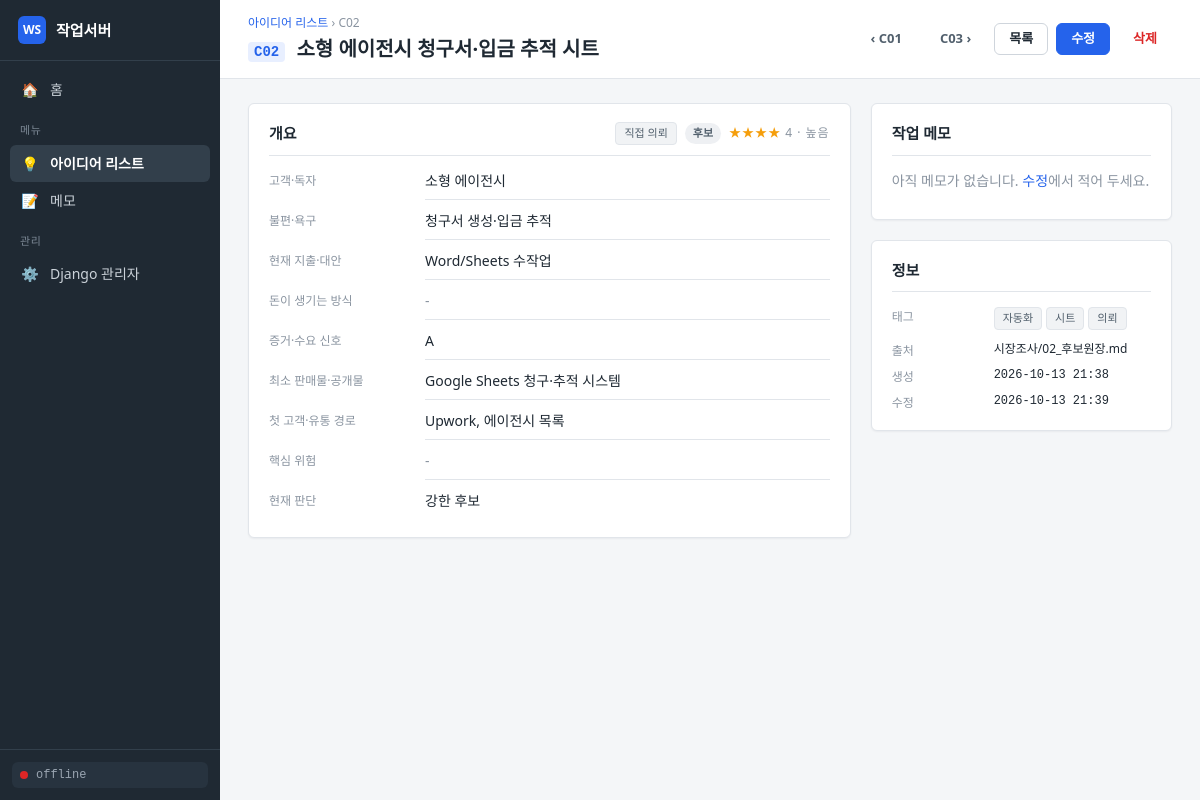
Page /ideas/2/ on the committed database.
### apps/ideas/models.py (models this page shows, shortened)
class Idea(models.Model):
    class Category(models.TextChoices):
        REQUEST = "request", "직접 의뢰"
        MARKET = "market", "마켓 상품"
        PRODUCT = "product", "독립 상품·도구"
        CONTENT = "content", "플랫폼 글"
        SOCIAL = "social", "소셜 콘텐츠"
        SEARCH = "search", "검색·제휴"
        DATA = "data", "데이터"
        ASSET = "asset", "스톡·에셋"
        OTHER = "other", "기타"
    class Status(models.TextChoices):
        CANDIDATE = "candidate", "후보"
        REVIEW = "review", "검토중"
        EXPERIMENT = "experiment", "초기 실험군"
        ACTIVE = "active", "진행중"
        RESERVE = "reserve", "예비축"
        HOLD = "hold", "보류"
        DROPPED = "dropped", "폐기"
    PRIORITY_CHOICES = [(5, "5 · 최우선"), (4, "4 · 높음"), (3, "3 · 보통"), (2, "2 · 낮음"), (1, "1 · 참고")]
    code = models.CharField("코드", max_length=10, unique=True, help_text="예: C01")
    title = models.CharField("제목", max_length=200)
    category = models.CharField("분류", max_length=20, choices=Category.choices, default=Category.OTHER)
    status = models.CharField("상태", max_length=20, choices=Status.choices, default=Status.CANDIDATE)
    priority = models.PositiveSmallIntegerField("우선순위", choices=PRIORITY_CHOICES, default=3)
    customer = models.CharField("고객·독자", max_length=200, blank=True)
    pain = models.TextField("불편·욕구", blank=True)
    current_alternative = models.TextField("현재 지출·대안", blank=True)
    money_flow = models.TextField("돈이 생기는 방식", blank=True)
    evidence = models.TextField("증거·수요 신호", blank=True)
    min_product = models.TextField("최소 판매물·공개물", blank=True)
    channel = models.TextField("첫 고객·유통 경로", blank=True)
    risk = models.TextField("핵심 위험", blank=True)
    judgement = models.TextField("현재 판단", blank=True)
    notes = models.TextField("작업 메모", blank=True, help_text="조사하면서 추가하는 자유 메모")
    source_doc = models.CharField("출처 문서", max_length=200, blank=True)
    tags = models.CharField("태그", max_length=200, blank=True, help_text="쉼표로 구분")
    created_at = models.DateTimeField("생성", auto_now_add=True)
    updated_at = models.DateTimeField("수정", auto_now=True)
    class Meta:
        ordering = ["code"]
        verbose_name = "아이디어"
        verbose_name_plural = "아이디어"
    def get_absolute_url(self) -> str:
        return reverse("ideas:detail", args=[self.pk])
    @property
    def tag_list(self) -> list[str]:
        return [t.strip() for t in self.tags.split(",") if t.strip()]
    @property
    def status_tone(self) -> str:
        return {
            self.Status.EXPERIMENT: "blue",
            self.Status.ACTIVE: "green",
            self.Status.REVIEW: "amber",
            self.Status.RESERVE: "violet",
            self.Status.HOLD: "gray",
            self.Status.DROPPED: "red",
        }.get(self.status, "slate")

### apps/ideas/views.py (the view)
# urls.py: path("<int:pk>/", views.idea_detail, name="detail"),
def idea_detail(request, pk):
    idea = get_object_or_404(Idea, pk=pk)
    fields = [
        ("고객·독자", idea.customer),
        ("불편·욕구", idea.pain),
        ("현재 지출·대안", idea.current_alternative),
        ("돈이 생기는 방식", idea.money_flow),
        ("증거·수요 신호", idea.evidence),
        ("최소 판매물·공개물", idea.min_product),
        ("첫 고객·유통 경로", idea.channel),
        ("핵심 위험", idea.risk),
        ("현재 판단", idea.judgement),
    ]
    prev_idea = Idea.objects.filter(code__lt=idea.code).order_by("-code").first()
    next_idea = Idea.objects.filter(code__gt=idea.code).order_by("code").first()
    return render(
        request,
        "ideas/detail.html",
        {
            "page_title": f"{idea.code} {idea.title}",
            "idea": idea,
            "fields": fields,
            "prev_idea": prev_idea,
            "next_idea": next_idea,
        },
    )

### apps/core/context_processors.py (called while the page is built)
def navigation(request):
    match = getattr(request, "resolver_match", None)
    active = match.app_name if match else ""
    return {"MENUS": get_menus(), "ACTIVE_MENU": active or "home"}

### apps/core/menus.py (called while the page is built)
def get_menus() -> list[Menu]:
    return MENUS

    @property
    def url(self) -> str:
        return reverse(self.url_name)

### templates/ideas/detail.html
{% extends "base.html" %}
{% block breadcrumb %}<div class="crumb"><a href="{% url 'ideas:list' %}">아이디어 리스트</a> › {{ idea.code }}</div>{% endblock %}
{% block heading %}<span class="code code--lg">{{ idea.code }}</span> {{ idea.title }}{% endblock %}
{% block actions %}
{% if prev_idea %}<a class="btn btn--ghost" href="{{ prev_idea.get_absolute_url }}" title="{{ prev_idea.title }}">‹ {{ prev_idea.code }}</a>{% endif %}
{% if next_idea %}<a class="btn btn--ghost" href="{{ next_idea.get_absolute_url }}" title="{{ next_idea.title }}">{{ next_idea.code }} ›</a>{% endif %}
<a class="btn" href="{% url 'ideas:list' %}">목록</a>
<a class="btn btn--primary" href="{% url 'ideas:edit' idea.pk %}">수정</a>
<a class="btn btn--danger-ghost" href="{% url 'ideas:delete' idea.pk %}">삭제</a>
{% endblock %}
{% block content %}
<div class="grid grid--detail">
  <div class="card">
    <div class="card__head">
      <h2>개요</h2>
      <div class="badges">
        <span class="chip">{{ idea.get_category_display }}</span>
        <span class="badge badge--{{ idea.status_tone }}">{{ idea.get_status_display }}</span>
        <span class="stars" title="우선순위">{% for _ in "12345"|slice:idea.priority %}★{% endfor %} <span class="muted small">{{ idea.get_priority_display }}</span></span>
      </div>
    </div>
    <dl class="kv kv--wide">
      {% for label, value in fields %}
      <dt>{{ label }}</dt>
      <dd>{% if value %}{{ value|linebreaksbr }}{% else %}<span class="muted">-</span>{% endif %}</dd>
      {% endfor %}
    </dl>
  </div>
  <div class="stack">
    <div class="card">
      <div class="card__head"><h2>작업 메모</h2></div>
      {% if idea.notes %}
      <div class="prose">{{ idea.notes|linebreaks }}</div>
      {% else %}
      <p class="muted">아직 메모가 없습니다. <a href="{% url 'ideas:edit' idea.pk %}">수정</a>에서 적어 두세요.</p>
      {% endif %}
    </div>
    <div class="card">
      <div class="card__head"><h2>정보</h2></div>
      <dl class="kv">
        <dt>태그</dt>
        <dd>{% for t in idea.tag_list %}<span class="chip chip--tag">{{ t }}</span>{% empty %}<span class="muted">-</span>{% endfor %}</dd>
        <dt>출처</dt><dd class="small">{{ idea.source_doc|default:"-" }}</dd>
        <dt>생성</dt><dd class="mono small">{{ idea.created_at|date:"Y-m-d H:i" }}</dd>
        <dt>수정</dt><dd class="mono small">{{ idea.updated_at|date:"Y-m-d H:i" }}</dd>
      </dl>
    </div>
  </div>
</div>
{% endblock %}

### static/css/app.css (style rules this page uses)
:root { --bg: #f4f6f8; --surface: #ffffff; --line: #e1e5ea; --line-strong: #cfd5dc; --text: #1f2933; --text-2: #52606d; --muted: #8a94a0; --accent: #2563eb; --accent-weak: #e8efff; --green: #059669; --amber: #d97706; --red: #dc2626; --violet: #7c3aed; --sidebar: #1f2933; --sidebar-text: #cbd2d9; --sidebar-active: #323f4b; --radius: 6px; --shadow: 0 1px 2px rgba(16, 24, 40, 0.05); --font: "Pretendard", "Malgun Gothic", "Apple SD Gothic Neo", "Segoe UI", system-ui, sans-serif; --mono: "Cascadia Code", "D2Coding", Consolas, "Courier New", monospace; }
* { box-sizing: border-box; }
html, body { margin: 0; padding: 0; }
body { font: 14px/1.5 var(--font); color: var(--text); background: var(--bg); }
a { color: var(--accent); text-decoration: none; }
h1, h2, h3 { margin: 0; font-weight: 600; }
h2 { font-size: 15px; }
p { margin: 0 0 10px; }
.crumb { font-size: 12px; color: var(--muted); margin-bottom: 2px; }
.card { background: var(--surface); border: 1px solid var(--line); border-radius: var(--radius); box-shadow: var(--shadow); padding: 18px 20px; }
.card__head { display: flex; align-items: center; justify-content: space-between; gap: 12px; margin-bottom: 14px; padding-bottom: 10px; border-bottom: 1px solid var(--line); }
.grid { display: grid; gap: 20px; }
.grid--detail { grid-template-columns: minmax(0, 2fr) minmax(280px, 1fr); align-items: start; }
.stack { display: grid; gap: 20px; }
.kv { display: grid; grid-template-columns: 90px 1fr; gap: 6px 12px; margin: 0; }
.kv--wide { grid-template-columns: 140px 1fr; gap: 10px 16px; }
.kv dt { color: var(--muted); font-size: 12px; padding-top: 2px; }
.kv dd { margin: 0; }
.kv--wide dd { padding-bottom: 8px; border-bottom: 1px solid var(--line); }
.kv--wide dd:last-child { border-bottom: 0; }
.code { font: 600 12px var(--mono); color: var(--accent); background: var(--accent-weak); padding: 2px 6px; border-radius: 4px; }
.code--lg { font-size: 14px; margin-right: 6px; }
.stars { color: #f59e0b; font-size: 12px; letter-spacing: 1px; }
.badge { display: inline-block; font-size: 11px; font-weight: 600; padding: 2px 8px; border-radius: 999px; white-space: nowrap; }
.badge--slate { background: #eef0f3; color: var(--text-2); }
.badges { display: flex; gap: 8px; align-items: center; flex-wrap: wrap; }
.chip { display: inline-block; font-size: 11px; padding: 2px 8px; border-radius: 4px; background: #f1f3f5; color: var(--text-2); border: 1px solid var(--line); }
.chip--tag { margin: 0 4px 4px 0; }
.btn { display: inline-flex; align-items: center; gap: 6px; padding: 7px 14px; font: 600 13px var(--font); color: var(--text); background: var(--surface); border: 1px solid var(--line-strong); border-radius: var(--radius); cursor: pointer; line-height: 1.2; }
.btn--primary { background: var(--accent); border-color: var(--accent); color: #fff; }
.btn--ghost { background: transparent; border-color: transparent; color: var(--text-2); }
.btn--danger-ghost { color: var(--red); border-color: transparent; background: transparent; }
.muted { color: var(--muted); }
.small { font-size: 12px; }
.mono { font-family: var(--mono); }

### rows in the picture
Idea: code "C02", title "소형 에이전시 청구서·입금 추적 시트", category "직접 의뢰", status "후보", priority "4 · 높음", fields "소형 에이전시" "청구서 생성·입금 추적" "Word/Sheets 수작업" "Google Sheets 청구·추적 시스템" "Upwork, 에이전시 목록" "강한 후보", source_doc "시장조사/02_후보원장.md", created_at "2026-10-13 21:38", updated_at "2026-10-13 21:39"
Idea: code "C01"
Idea: code "C03"

### other values in the picture
{{ m.icon }} "💡" "📝"
{{ m.title }} "아이디어 리스트" "메모"
{{ label }} "고객·독자" "불편·욕구" "현재 지출·대안" "돈이 생기는 방식" "증거·수요 신호" "최소 판매물·공개물" "첫 고객·유통 경로" "핵심 위험" "현재 판단"
{{ value|linebreaksbr }} "A"
{{ t }} "자동화" "시트" "의뢰"
